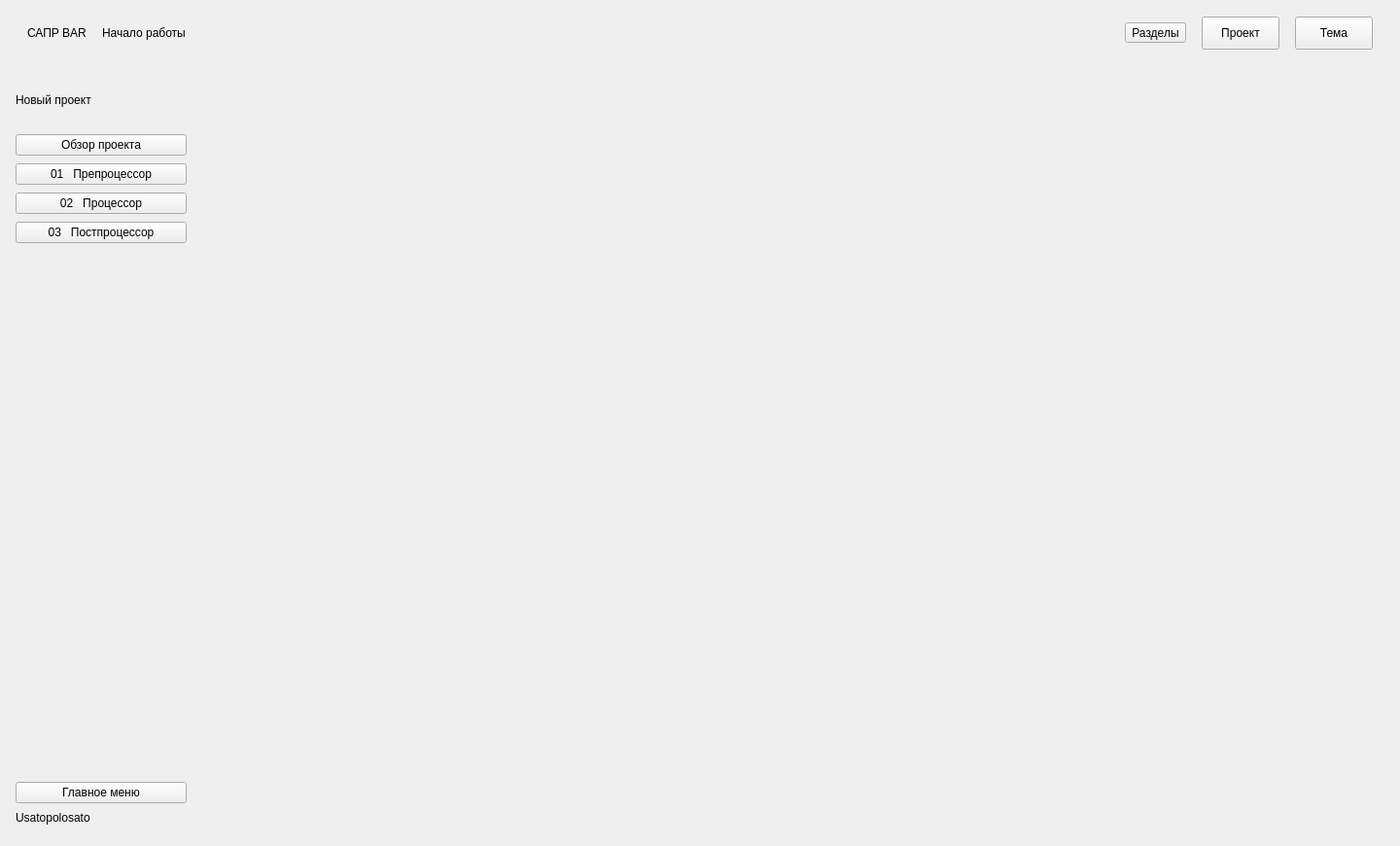
<?xml version='1.0' encoding='utf-8'?>
<ui version="4.0">
 <class>MainWindow</class>
 <widget class="QMainWindow" name="MainWindow">
  <property name="geometry">
   <rect>
    <x>0</x>
    <y>0</y>
    <width>1440</width>
    <height>870</height>
   </rect>
  </property>
  <property name="minimumSize">
   <size>
    <width>800</width>
    <height>600</height>
   </size>
  </property>
  <property name="windowTitle">
   <string>САПР BAR - Usatopolosato</string>
  </property>
  <widget class="QWidget" name="centralWidget">
   <layout class="QVBoxLayout" name="rootLayout">
    <property name="spacing">
     <number>0</number>
    </property>
    <property name="leftMargin">
     <number>0</number>
    </property>
    <property name="topMargin">
     <number>0</number>
    </property>
    <property name="rightMargin">
     <number>0</number>
    </property>
    <property name="bottomMargin">
     <number>0</number>
    </property>
    <item>
     <widget class="QFrame" name="topBar">
      <property name="minimumSize">
       <size>
        <width>0</width>
        <height>68</height>
       </size>
      </property>
      <property name="maximumSize">
       <size>
        <width>16777215</width>
        <height>68</height>
       </size>
      </property>
      <layout class="QHBoxLayout" name="topBarLayout">
       <property name="leftMargin">
        <number>28</number>
       </property>
       <property name="rightMargin">
        <number>28</number>
       </property>
       <property name="spacing">
        <number>16</number>
       </property>
       <item>
        <widget class="QLabel" name="brandLabel">
         <property name="text">
          <string>САПР BAR</string>
         </property>
        </widget>
       </item>
       <item>
        <widget class="QLabel" name="breadcrumbLabel">
         <property name="text">
          <string>Начало работы</string>
         </property>
         <property name="role" stdset="0">
          <string>muted</string>
         </property>
        </widget>
       </item>
       <item>
        <spacer name="topSpacer">
         <property name="orientation">
          <enum>Qt::Horizontal</enum>
         </property>
         <property name="sizeHint" stdset="0">
          <size>
           <width>40</width>
           <height>20</height>
          </size>
         </property>
        </spacer>
       </item>
       <item>
        <widget class="QToolButton" name="sectionButton">
         <property name="text">
          <string>Разделы</string>
         </property>
         <property name="toolTip">
          <string>Разделы проекта</string>
         </property>
        </widget>
       </item>
       <item>
        <widget class="QToolButton" name="projectButton">
         <property name="text"><string>Проект</string></property>
         <property name="minimumSize"><size><width>80</width><height>34</height></size></property>
        </widget>
       </item>
       <item>
        <widget class="QToolButton" name="themeButton">
         <property name="text">
          <string>Тема</string>
         </property>
         <property name="toolTip">
          <string>Тема приложения</string>
         </property>
         <property name="accessibleName">
          <string>Выбор темы</string>
         </property>
         <property name="minimumSize">
          <size>
           <width>80</width>
           <height>34</height>
          </size>
         </property>
        </widget>
       </item>
      </layout>
     </widget>
    </item>
    <item>
     <layout class="QHBoxLayout" name="bodyLayout">
      <property name="spacing">
       <number>0</number>
      </property>
      <item>
       <widget class="QFrame" name="sidebar">
        <property name="minimumSize">
         <size>
          <width>208</width>
          <height>0</height>
         </size>
        </property>
        <property name="maximumSize">
         <size>
          <width>208</width>
          <height>16777215</height>
         </size>
        </property>
        <layout class="QVBoxLayout" name="sidebarLayout">
         <property name="spacing">
          <number>8</number>
         </property>
         <property name="leftMargin">
          <number>16</number>
         </property>
         <property name="rightMargin">
          <number>16</number>
         </property>
         <property name="topMargin">
          <number>28</number>
         </property>
         <property name="bottomMargin">
          <number>22</number>
         </property>
         <item>
          <widget class="QLabel" name="sidebarProjectLabel">
           <property name="text">
            <string>Новый проект</string>
           </property>
           <property name="wordWrap">
            <bool>true</bool>
           </property>
           <property name="role" stdset="0">
            <string>cardTitle</string>
           </property>
          </widget>
         </item>
         <item>
          <spacer name="sidebarProjectGap">
           <property name="orientation">
            <enum>Qt::Vertical</enum>
           </property>
           <property name="sizeType">
            <enum>QSizePolicy::Fixed</enum>
           </property>
           <property name="sizeHint" stdset="0">
            <size>
             <width>20</width>
             <height>20</height>
            </size>
           </property>
          </spacer>
         </item>
         <item>
          <widget class="QPushButton" name="hubNavButton">
           <property name="text">
            <string>Обзор проекта</string>
           </property>
           <property name="checkable">
            <bool>true</bool>
           </property>
           <property name="role" stdset="0">
            <string>nav</string>
           </property>
          </widget>
         </item>
         <item>
          <widget class="QPushButton" name="preprocessorNavButton">
           <property name="text">
            <string>01   Препроцессор</string>
           </property>
           <property name="checkable">
            <bool>true</bool>
           </property>
           <property name="role" stdset="0">
            <string>nav</string>
           </property>
          </widget>
         </item>
         <item>
          <widget class="QPushButton" name="processorNavButton">
           <property name="text">
            <string>02   Процессор</string>
           </property>
           <property name="checkable">
            <bool>true</bool>
           </property>
           <property name="role" stdset="0">
            <string>nav</string>
           </property>
          </widget>
         </item>
         <item>
          <widget class="QPushButton" name="postprocessorNavButton">
           <property name="text">
            <string>03   Постпроцессор</string>
           </property>
           <property name="checkable">
            <bool>true</bool>
           </property>
           <property name="role" stdset="0">
            <string>nav</string>
           </property>
          </widget>
         </item>
         <item>
          <spacer name="sidebarSpacer">
           <property name="orientation">
            <enum>Qt::Vertical</enum>
           </property>
           <property name="sizeHint" stdset="0">
            <size>
             <width>20</width>
             <height>200</height>
            </size>
           </property>
          </spacer>
         </item>
         <item>
          <spacer name="sidebarHomeGap">
           <property name="orientation">
            <enum>Qt::Vertical</enum>
           </property>
           <property name="sizeType">
            <enum>QSizePolicy::Fixed</enum>
           </property>
           <property name="sizeHint" stdset="0">
            <size>
             <width>20</width>
             <height>18</height>
            </size>
           </property>
          </spacer>
         </item>
         <item>
          <widget class="QPushButton" name="homeButton">
           <property name="text">
            <string>Главное меню</string>
           </property>
           <property name="role" stdset="0">
            <string>secondary</string>
           </property>
          </widget>
         </item>
         <item>
          <widget class="QLabel" name="authorLabel">
           <property name="text">
            <string>Usatopolosato</string>
           </property>
           <property name="role" stdset="0">
            <string>author</string>
           </property>
          </widget>
         </item>
        </layout>
       </widget>
      </item>
      <item>
       <widget class="QStackedWidget" name="pageStack" />
      </item>
     </layout>
    </item>
   </layout>
  </widget>
 </widget>
 <resources />
 <connections />
</ui>
